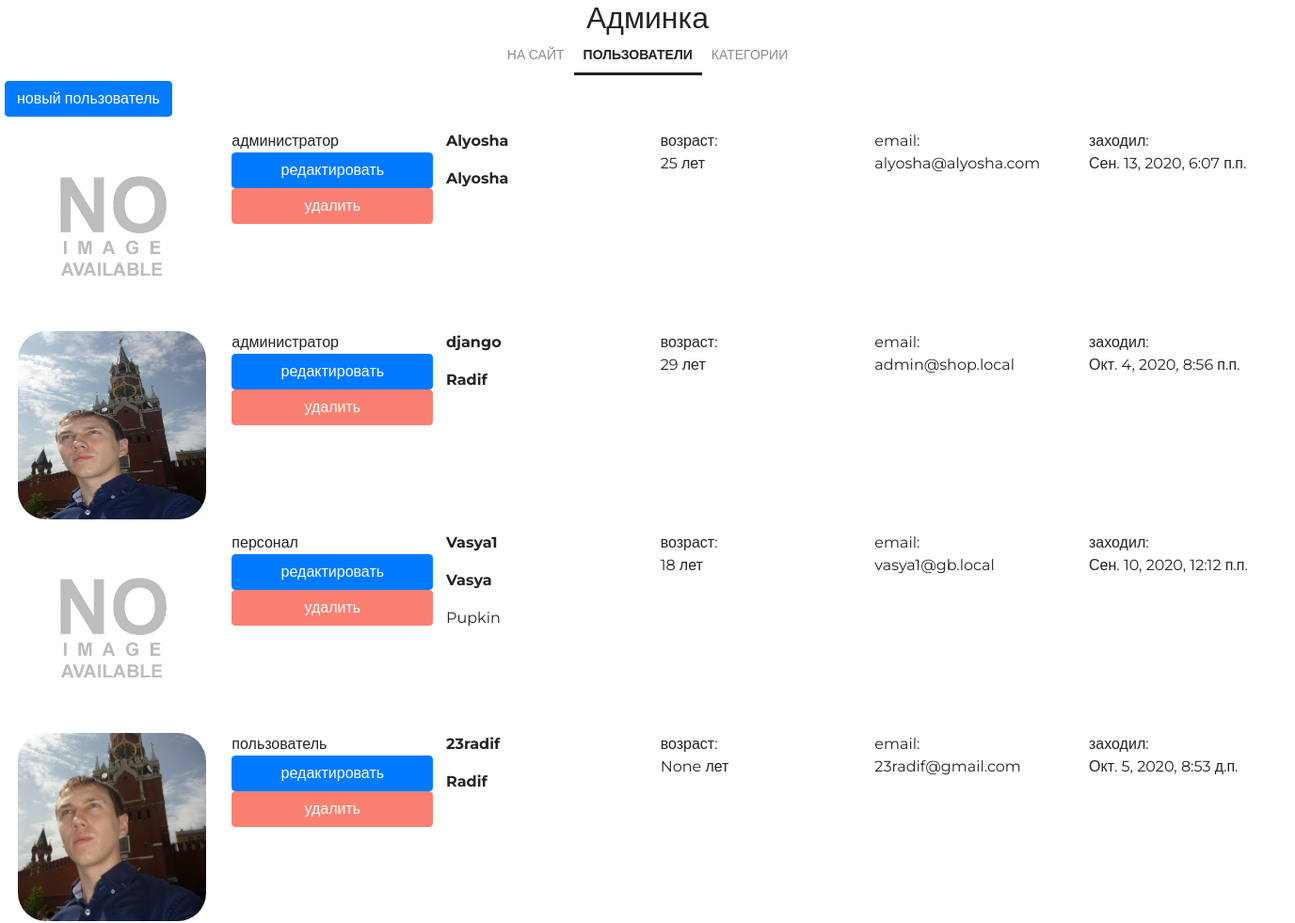
The page /my/admin/ (signed in, upper part) on the database as committed earlier.
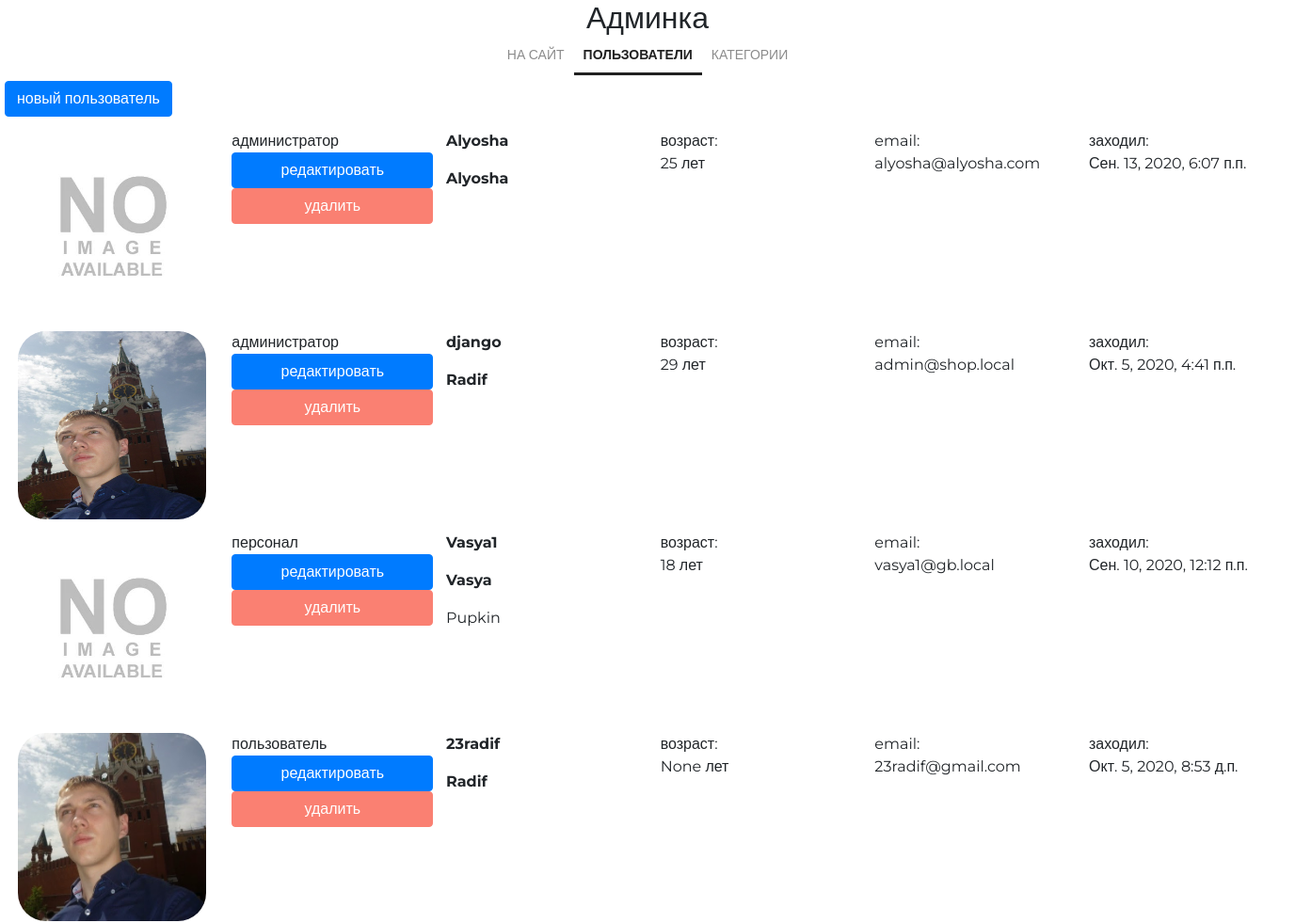
The same page on the database as committed later.
### authapp/models.py (models this page shows, shortened)
class ShopUser(AbstractUser):
    email = models.EmailField(verbose_name='электронный адрес', unique=True)
    age = models.PositiveIntegerField(verbose_name='возраст', null=True)
    avatar = models.ImageField(upload_to='users_avatars', blank=True)
    activation_key = models.CharField(max_length=128, blank=True)
    activation_key_expires = models.DateTimeField(
        default=get_activation_key_expires
    )
    class Meta:
        verbose_name = 'Пользователь'
        verbose_name_plural = 'Пользователи'
        ordering = ['-is_active', '-is_superuser', '-is_staff', 'username']

### adminapp/views.py (the view)
# urls.py: path('', adminapp.UsersList.as_view(), name='index'),
class UsersList(OnlySuperUserMixin, PageTitleMixin, ListView):
    model = get_user_model()
    page_title = 'админка/пользователи'

### adminapp/views.py (called while the page is built)
    @method_decorator(user_passes_test(lambda x: x.is_superuser))
    def dispatch(self, request, *args, **kwargs):
        return super().dispatch(request, *args, **kwargs)

    def get_context_data(self, *, object_list=None, **kwargs):
        data = super().get_context_data(object_list=None, **kwargs)
        if hasattr(self, 'page_title'):
            data['page_title'] = self.page_title
        return data

### mainapp/context_processors.py (called while the page is built)
def get_categories(request):
    return {
        'categories': ProductCategory.objects.filter(is_active=True),
    }

### mainapp/templatetags/my_tags.py (called while the page is built)
@register.filter(name='media_folder_users')  # регистрация фильтра через декоратор
def media_folder_users(string):
    if not string:
        string = 'users_avatars/default.jpg'
    return f'{settings.MEDIA_URL}{string}'

### adminapp/templates/authapp/shopuser_list.html (shortened to what this page needs)
{% extends 'adminapp/base.html' %}
{% load static %}
{% load my_tags %}
{% block container %}
    <div class="users-list">
        <a href="{% url 'my_admin:user_create' %}" class="btn btn-primary new-user">
            новый пользователь
        </a>
        {% for shop_user in object_list %}
            <div class="user-record
                ">
                <div>
                    <img src="{{ shop_user.avatar|media_folder_users }}"
                     alt="{{ shop_user.username }}">
                </div>
                <div class="user-role">
                    {% if shop_user.is_superuser %}
                        администратор
                    {% elif shop_user.is_staff %}
                        персонал
                    {% else %}
                        пользователь
                    {% endif %}
                    <a href="{% url 'my_admin:user_update' pk=shop_user.pk %}"
                       class="btn btn-primary">
                        редактировать
                    </a>
                    {% if shop_user.is_active %}
                        <a href="{% url 'my_admin:user_delete' pk=shop_user.pk %}"
                           class="btn btn-primary">
                            удалить
                        </a>
                    {% endif %}
                </div>
                <div class="user-name">
                    <p><strong>{{ shop_user.username }}</strong></p>
                    <p>
                        {% if shop_user.first_name %}
                            <b>{{ shop_user.first_name|title }}</b>
                            {% if shop_user.last_name %}
                                <p>{{ shop_user.last_name|title }}</p>
                            {% endif %}
                        {% endif %}
                    </p>
                </div>
                <div class="user-age">
                    возраст:<br>
                    {{ shop_user.age }} лет
                </div>
                <div class="user-email">
                    email:<br>
                    {{ shop_user.email }}
                </div>
                <div class="user-lastlogin">
                    заходил:<br>
                    {{ shop_user.last_login }}
                </div>
            </div>
        {% endfor %}
    </div>
{% endblock %}

Rows that differ between the two databases and show on the page:
changed ShopUser "django": last_login "Окт. 4, 2020, 8:56 п.п." → "Окт. 5, 2020, 4:41 п.п."
